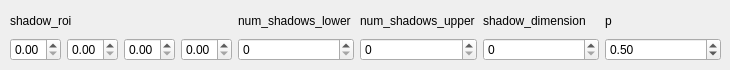
         <widget class="QWidget" name="tab_13">
          <attribute name="title">
           <string>RandomShadow</string>
          </attribute>
          <widget class="QWidget" name="gridLayoutWidget_28">
           <property name="geometry">
            <rect>
             <x>10</x>
             <y>10</y>
             <width>711</width>
             <height>51</height>
            </rect>
           </property>
           <layout class="QGridLayout" name="gridLayout_31">
            <property name="sizeConstraint">
             <enum>QLayout::SetDefaultConstraint</enum>
            </property>
            <item row="0" column="2">
             <widget class="QLabel" name="label_111">
              <property name="text">
               <string>num_shadows_upper</string>
              </property>
             </widget>
            </item>
            <item row="1" column="2">
             <widget class="QSpinBox" name="sb_rsh_nsu"/>
            </item>
            <item row="1" column="3">
             <widget class="QSpinBox" name="sb_rsh_sd"/>
            </item>
            <item row="0" column="3">
             <widget class="QLabel" name="label_112">
              <property name="text">
               <string>shadow_dimension</string>
              </property>
             </widget>
            </item>
            <item row="1" column="0">
             <layout class="QHBoxLayout" name="horizontalLayout_42">
              <item>
               <widget class="QDoubleSpinBox" name="sb_rsh_sr0">
                <property name="maximum">
                 <double>1.000000000000000</double>
                </property>
                <property name="singleStep">
                 <double>0.100000000000000</double>
                </property>
               </widget>
              </item>
              <item>
               <widget class="QDoubleSpinBox" name="sb_rsh_sr1">
                <property name="maximum">
                 <double>1.000000000000000</double>
                </property>
                <property name="singleStep">
                 <double>0.100000000000000</double>
                </property>
               </widget>
              </item>
              <item>
               <widget class="QDoubleSpinBox" name="sb_rsh_sr2">
                <property name="maximum">
                 <double>1.000000000000000</double>
                </property>
                <property name="singleStep">
                 <double>0.100000000000000</double>
                </property>
               </widget>
              </item>
              <item>
               <widget class="QDoubleSpinBox" name="sb_rsh_sr3">
                <property name="maximum">
                 <double>1.000000000000000</double>
                </property>
                <property name="singleStep">
                 <double>0.100000000000000</double>
                </property>
               </widget>
              </item>
             </layout>
            </item>
            <item row="1" column="1">
             <widget class="QSpinBox" name="sb_rsh_nsl"/>
            </item>
            <item row="0" column="1">
             <widget class="QLabel" name="label_113">
              <property name="text">
               <string>num_shadows_lower</string>
              </property>
             </widget>
            </item>
            <item row="0" column="0">
             <widget class="QLabel" name="label_81">
              <property name="text">
               <string>shadow_roi</string>
              </property>
             </widget>
            </item>
            <item row="0" column="4">
             <widget class="QLabel" name="label_114">
              <property name="text">
               <string>p</string>
              </property>
             </widget>
            </item>
            <item row="1" column="4">
             <widget class="QDoubleSpinBox" name="sb_rsh_p">
              <property name="maximum">
               <double>1.000000000000000</double>
              </property>
              <property name="singleStep">
               <double>0.100000000000000</double>
              </property>
              <property name="value">
               <double>0.500000000000000</double>
              </property>
             </widget>
            </item>
           </layout>
          </widget>
         </widget>
